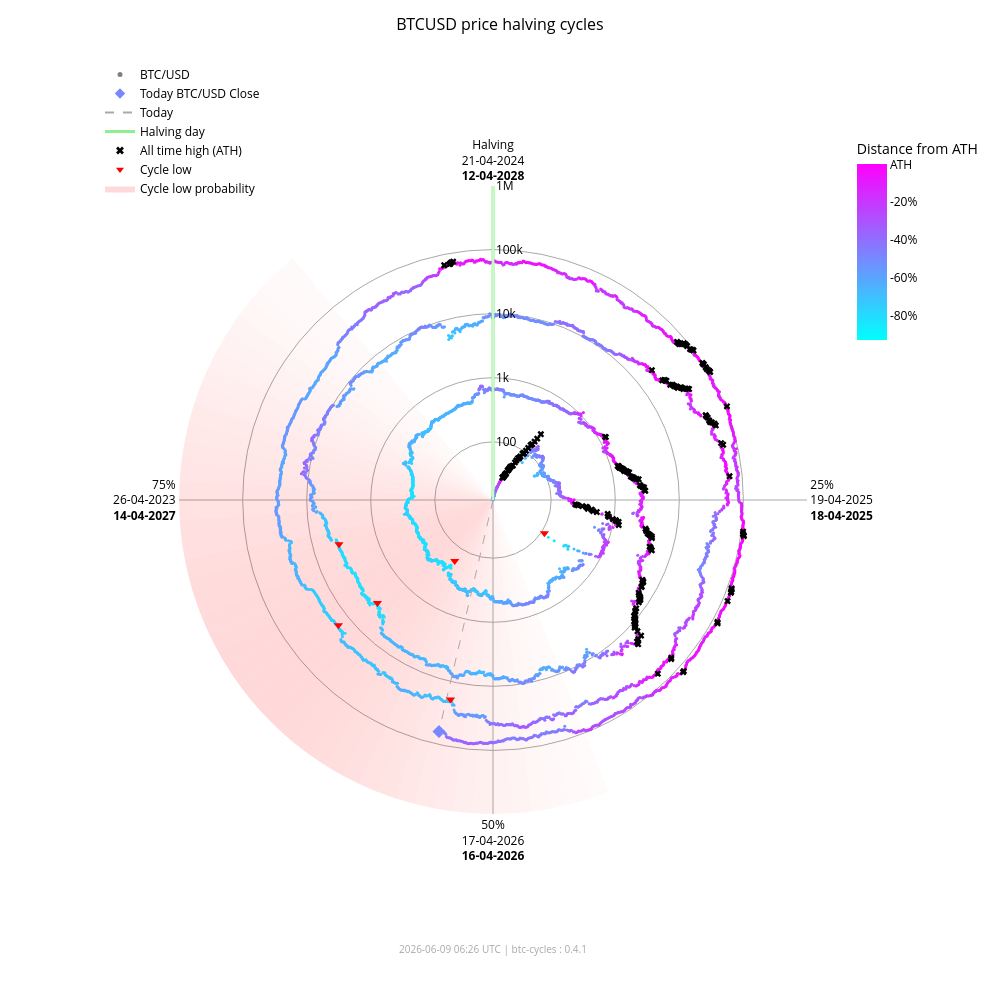

Notebook code for this chart:
### Markdown cell above
### Interactive chart (plotly)

### Code cell
fig_interactive = btc.plot(
    kind="interactive",
    from_date="2012-11-28",
)
# plotly config for interactivity
config = {"scrollZoom": True, "displayModeBar": True}
# display in notebook
fig_interactive.show(config=config)

### Figure 1 — Plotly figure (JSON) as saved in the notebook; plotly's stock layout.template omitted (floating-point values rounded to 4 significant figures; data arrays with more than 128 entries replaced by an {"elided": "..."} marker saying what was removed)
{"data": [{"fill": "toself", "fillcolor": "rgba(255,0,0,0.017168280509461755)", "hoverinfo": "skip", "line": {"width": 0}, "mode": "lines", "r": [12.35, 1000000, 1000000, 12.35, 12.35], "showlegend": false, "theta": [158.4, 158.4, 162.0, 162.0, 158.4], "type": "scatterpolar"}, {"fill": "toself", "fillcolor": "rgba(255,0,0,0.022114794501891175)", "hoverinfo": "skip", "line": {"width": 0}, "mode": "lines", "r": [12.35, 1000000, 1000000, 12.35, 12.35], "showlegend": false, "theta": [162.0, 162.0, 165.6, 165.6, 162.0], "type": "scatterpolar"}, {"fill": "toself", "fillcolor": "rgba(255,0,0,0.02790404259511669)", "hoverinfo": "skip", "line": {"width": 0}, "mode": "lines", "r": [12.35, 1000000, 1000000, 12.35, 12.35], "showlegend": false, "theta": [165.6, 165.6, 169.2, 169.2, 165.6], "type": "scatterpolar"}, {"fill": "toself", "fillcolor": "rgba(255,0,0,0.034518294852420334)", "hoverinfo": "skip", "line": {"width": 0}, "mode": "lines", "r": [12.35, 1000000, 1000000, 12.35, 12.35], "showlegend": false, "theta": [169.2, 169.2, 172.8, 172.8, 169.2], "type": "scatterpolar"}, {"fill": "toself", "fillcolor": "rgba(255,0,0,0.041901979682821514)", "hoverinfo": "skip", "line": {"width": 0}, "mode": "lines", "r": [12.35, 1000000, 1000000, 12.35, 12.35], "showlegend": false, "theta": [172.8, 172.8, 176.4, 176.4, 172.8], "type": "scatterpolar"}, {"fill": "toself", "fillcolor": "rgba(255,0,0,0.04996405861294358)", "hoverinfo": "skip", "line": {"width": 0}, "mode": "lines", "r": [12.35, 1000000, 1000000, 12.35, 12.35], "showlegend": false, "theta": [176.4, 176.4, 180.0, 180.0, 176.4], "type": "scatterpolar"}, {"fill": "toself", "fillcolor": "rgba(255,0,0,0.05858349692240514)", "hoverinfo": "skip", "line": {"width": 0}, "mode": "lines", "r": [12.35, 1000000, 1000000, 12.35, 12.35], "showlegend": false, "theta": [180.0, 180.0, 183.6, 183.6, 180.0], "type": "scatterpolar"}, {"fill": "toself", "fillcolor": "rgba(255,0,0,0.06761662035375064)", "hoverinfo": "skip", "line": {"width": 0}, "mode": "lines", "r": [12.35, 1000000, 1000000, 12.35, 12.35], "showlegend": false, "theta": [183.6, 183.6, 187.2, 187.2, 183.6], "type": "scatterpolar"}, {"fill": "toself", "fillcolor": "rgba(255,0,0,0.07690481219944661)", "hoverinfo": "skip", "line": {"width": 0}, "mode": "lines", "r": [12.35, 1000000, 1000000, 12.35, 12.35], "showlegend": false, "theta": [187.2, 187.2, 190.8, 190.8, 187.2], "type": "scatterpolar"}, {"fill": "toself", "fillcolor": "rgba(255,0,0,0.08628112000611096)", "hoverinfo": "skip", "line": {"width": 0}, "mode": "lines", "r": [12.35, 1000000, 1000000, 12.35, 12.35], "showlegend": false, "theta": [190.8, 190.8, 194.4, 194.4, 190.8], "type": "scatterpolar"}, {"fill": "toself", "fillcolor": "rgba(255,0,0,0.09557490841018089)", "hoverinfo": "skip", "line": {"width": 0}, "mode": "lines", "r": [12.35, 1000000, 1000000, 12.35, 12.35], "showlegend": false, "theta": [194.4, 194.4, 198.0, 198.0, 194.4], "type": "scatterpolar"}, {"fill": "toself", "fillcolor": "rgba(255,0,0,0.10461455782963762)", "hoverinfo": "skip", "line": {"width": 0}, "mode": "lines", "r": [12.35, 1000000, 1000000, 12.35, 12.35], "showlegend": false, "theta": [198.0, 198.0, 201.6, 201.6, 198.0], "type": "scatterpolar"}, {"fill": "toself", "fillcolor": "rgba(255,0,0,0.11322908719652829)", "hoverinfo": "skip", "line": {"width": 0}, "mode": "lines", "r": [12.35, 1000000, 1000000, 12.35, 12.35], "showlegend": false, "theta": [201.6, 201.6, 205.2, 205.2, 201.6], "type": "scatterpolar"}, {"fill": "toself", "fillcolor": "rgba(255,0,0,0.12125015337052986)", "hoverinfo": "skip", "line": {"width": 0}, "mode": "lines", "r": [12.35, 1000000, 1000000, 12.35, 12.35], "showlegend": false, "theta": [205.2, 205.2, 208.8, 208.8, 205.2], "type": "scatterpolar"}, {"fill": "toself", "fillcolor": "rgba(255,0,0,0.12851590515331976)", "hoverinfo": "skip", "line": {"width": 0}, "mode": "lines", "r": [12.35, 1000000, 1000000, 12.35, 12.35], "showlegend": false, "theta": [208.8, 208.8, 212.4, 212.4, 208.8], "type": "scatterpolar"}, {"fill": "toself", "fillcolor": "rgba(255,0,0,0.13487757461161184)", "hoverinfo": "skip", "line": {"width": 0}, "mode": "lines", "r": [12.35, 1000000, 1000000, 12.35, 12.35], "showlegend": false, "theta": [212.4, 212.4, 216.0, 216.0, 212.4], "type": "scatterpolar"}, {"fill": "toself", "fillcolor": "rgba(255,0,0,0.14020862181849592)", "hoverinfo": "skip", "line": {"width": 0}, "mode": "lines", "r": [12.35, 1000000, 1000000, 12.35, 12.35], "showlegend": false, "theta": [216.0, 216.0, 219.6, 219.6, 216.0], "type": "scatterpolar"}, {"fill": "toself", "fillcolor": "rgba(255,0,0,0.14441504950654527)", "hoverinfo": "skip", "line": {"width": 0}, "mode": "lines", "r": [12.35, 1000000, 1000000, 12.35, 12.35], "showlegend": false, "theta": [219.6, 219.6, 223.2, 223.2, 219.6], "type": "scatterpolar"}, {"fill": "toself", "fillcolor": "rgba(255,0,0,0.14744459351271713)", "hoverinfo": "skip", "line": {"width": 0}, "mode": "lines", "r": [12.35, 1000000, 1000000, 12.35, 12.35], "showlegend": false, "theta": [223.2, 223.2, 226.8, 226.8, 223.2], "type": "scatterpolar"}, {"fill": "toself", "fillcolor": "rgba(255,0,0,0.14929223192296423)", "hoverinfo": "skip", "line": {"width": 0}, "mode": "lines", "r": [12.35, 1000000, 1000000, 12.35, 12.35], "showlegend": false, "theta": [226.8, 226.8, 230.4, 230.4, 226.8], "type": "scatterpolar"}, {"fill": "toself", "fillcolor": "rgba(255,0,0,0.15)", "hoverinfo": "skip", "line": {"width": 0}, "mode": "lines", "r": [12.35, 1000000, 1000000, 12.35, 12.35], "showlegend": false, "theta": [230.4, 230.4, 234.0, 234.0, 230.4], "type": "scatterpolar"}, {"fill": "toself", "fillcolor": "rgba(255,0,0,0.14965033825231114)", "hoverinfo": "skip", "line": {"width": 0}, "mode": "lines", "r": [12.35, 1000000, 1000000, 12.35, 12.35], "showlegend": false, "theta": [234.0, 234.0, 237.6, 237.6, 234.0], "type": "scatterpolar"}, {"fill": "toself", "fillcolor": "rgba(255,0,0,0.14835378057909807)", "hoverinfo": "skip", "line": {"width": 0}, "mode": "lines", "r": [12.35, 1000000, 1000000, 12.35, 12.35], "showlegend": false, "theta": [237.6, 237.6, 241.2, 241.2, 237.6], "type": "scatterpolar"}, {"fill": "toself", "fillcolor": "rgba(255,0,0,0.14623322283554635)", "hoverinfo": "skip", "line": {"width": 0}, "mode": "lines", "r": [12.35, 1000000, 1000000, 12.35, 12.35], "showlegend": false, "theta": [241.2, 241.2, 244.8, 244.8, 241.2], "type": "scatterpolar"}, {"fill": "toself", "fillcolor": "rgba(255,0,0,0.1434078538226231)", "hoverinfo": "skip", "line": {"width": 0}, "mode": "lines", "r": [12.35, 1000000, 1000000, 12.35, 12.35], "showlegend": false, "theta": [244.8, 244.8, 248.4, 248.4, 244.8], "type": "scatterpolar"}, {"fill": "toself", "fillcolor": "rgba(255,0,0,0.13997983179373427)", "hoverinfo": "skip", "line": {"width": 0}, "mode": "lines", "r": [12.35, 1000000, 1000000, 12.35, 12.35], "showlegend": false, "theta": [248.4, 248.4, 252.0, 252.0, 248.4], "type": "scatterpolar"}, {"fill": "toself", "fillcolor": "rgba(255,0,0,0.13602598258454268)", "hoverinfo": "skip", "line": {"width": 0}, "mode": "lines", "r": [12.35, 1000000, 1000000, 12.35, 12.35], "showlegend": false, "theta": [252.0, 252.0, 255.6, 255.6, 252.0], "type": "scatterpolar"}, {"fill": "toself", "fillcolor": "rgba(255,0,0,0.13159547355344953)", "hoverinfo": "skip", "line": {"width": 0}, "mode": "lines", "r": [12.35, 1000000, 1000000, 12.35, 12.35], "showlegend": false, "theta": [255.6, 255.6, 259.2, 259.2, 255.6], "type": "scatterpolar"}, {"fill": "toself", "fillcolor": "rgba(255,0,0,0.12671301775492697)", "hoverinfo": "skip", "line": {"width": 0}, "mode": "lines", "r": [12.35, 1000000, 1000000, 12.35, 12.35], "showlegend": false, "theta": [259.2, 259.2, 262.8, 262.8, 259.2], "type": "scatterpolar"}, {"fill": "toself", "fillcolor": "rgba(255,0,0,0.12138610149219965)", "hoverinfo": "skip", "line": {"width": 0}, "mode": "lines", "r": [12.35, 1000000, 1000000, 12.35, 12.35], "showlegend": false, "theta": [262.8, 262.8, 266.4, 266.4, 262.8], "type": "scatterpolar"}, {"fill": "toself", "fillcolor": "rgba(255,0,0,0.1156142551644921)", "hoverinfo": "skip", "line": {"width": 0}, "mode": "lines", "r": [12.35, 1000000, 1000000, 12.35, 12.35], "showlegend": false, "theta": [266.4, 266.4, 270.0, 270.0, 266.4], "type": "scatterpolar"}, {"fill": "toself", "fillcolor": "rgba(255,0,0,0.10939851441251548)", "hoverinfo": "skip", "line": {"width": 0}, "mode": "lines", "r": [12.35, 1000000, 1000000, 12.35, 12.35], "showlegend": false, "theta": [270.0, 270.0, 273.6, 273.6, 270.0], "type": "scatterpolar"}, {"fill": "toself", "fillcolor": "rgba(255,0,0,0.10274974912946185)", "hoverinfo": "skip", "line": {"width": 0}, "mode": "lines", "r": [12.35, 1000000, 1000000, 12.35, 12.35], "showlegend": false, "theta": [273.6, 273.6, 277.2, 277.2, 273.6], "type": "scatterpolar"}, {"fill": "toself", "fillcolor": "rgba(255,0,0,0.09569517349791425)", "hoverinfo": "skip", "line": {"width": 0}, "mode": "lines", "r": [12.35, 1000000, 1000000, 12.35, 12.35], "showlegend": false, "theta": [277.2, 277.2, 280.8, 280.8, 277.2], "type": "scatterpolar"}, {"fill": "toself", "fillcolor": "rgba(255,0,0,0.08828282625646727)", "hoverinfo": "skip", "line": {"width": 0}, "mode": "lines", "r": [12.35, 1000000, 1000000, 12.35, 12.35], "showlegend": false, "theta": [280.8, 280.8, 284.4, 284.4, 280.8], "type": "scatterpolar"}, {"fill": "toself", "fillcolor": "rgba(255,0,0,0.08058400018765345)", "hoverinfo": "skip", "line": {"width": 0}, "mode": "lines", "r": [12.35, 1000000, 1000000, 12.35, 12.35], "showlegend": false, "theta": [284.4, 284.4, 288.0, 288.0, 284.4], "type": "scatterpolar"}, {"fill": "toself", "fillcolor": "rgba(255,0,0,0.07269354608292704)", "hoverinfo": "skip", "line": {"width": 0}, "mode": "lines", "r": [12.35, 1000000, 1000000, 12.35, 12.35], "showlegend": false, "theta": [288.0, 288.0, 291.6, 291.6, 288.0], "type": "scatterpolar"}, {"fill": "toself", "fillcolor": "rgba(255,0,0,0.06472784449068783)", "hoverinfo": "skip", "line": {"width": 0}, "mode": "lines", "r": [12.35, 1000000, 1000000, 12.35, 12.35], "showlegend": false, "theta": [291.6, 291.6, 295.2, 295.2, 291.6], "type": "scatterpolar"}, {"fill": "toself", "fillcolor": "rgba(255,0,0,0.05682021976743955)", "hoverinfo": "skip", "line": {"width": 0}, "mode": "lines", "r": [12.35, 1000000, 1000000, 12.35, 12.35], "showlegend": false, "theta": [295.2, 295.2, 298.8, 298.8, 295.2], "type": "scatterpolar"}, {"fill": "toself", "fillcolor": "rgba(255,0,0,0.04911378436707333)", "hoverinfo": "skip", "line": {"width": 0}, "mode": "lines", "r": [12.35, 1000000, 1000000, 12.35, 12.35], "showlegend": false, "theta": [298.8, 298.8, 302.4, 302.4, 298.8], "type": "scatterpolar"}, {"fill": "toself", "fillcolor": "rgba(255,0,0,0.04175213714896469)", "hoverinfo": "skip", "line": {"width": 0}, "mode": "lines", "r": [12.35, 1000000, 1000000, 12.35, 12.35], "showlegend": false, "theta": [302.4, 302.4, 306.0, 306.0, 302.4], "type": "scatterpolar"}, {"fill": "toself", "fillcolor": "rgba(255,0,0,0.034868865657538876)", "hoverinfo": "skip", "line": {"width": 0}, "mode": "lines", "r": [12.35, 1000000, 1000000, 12.35, 12.35], "showlegend": false, "theta": [306.0, 306.0, 309.6, 309.6, 306.0], "type": "scatterpolar"}, {"fill": "toself", "fillcolor": "rgba(255,0,0,0.02857722515334582)", "hoverinfo": "skip", "line": {"width": 0}, "mode": "lines", "r": [12.35, 1000000, 1000000, 12.35, 12.35], "showlegend": false, "theta": [309.6, 309.6, 313.2, 313.2, 309.6], "type": "scatterpolar"}, {"fill": "toself", "fillcolor": "rgba(255,0,0,0.022961515313555197)", "hoverinfo": "skip", "line": {"width": 0}, "mode": "lines", "r": [12.35, 1000000, 1000000, 12.35, 12.35], "showlegend": false, "theta": [313.2, 313.2, 316.8, 316.8, 313.2], "type": "scatterpolar"}, {"fill": "toself", "fillcolor": "rgba(255,0,0,0.01807146942917362)", "hoverinfo": "skip", "line": {"width": 0}, "mode": "lines", "r": [12.35, 1000000, 1000000, 12.35, 12.35], "showlegend": false, "theta": [316.8, 316.8, 320.4, 320.4, 316.8], "type": "scatterpolar"}, {"hoverinfo": "text", "marker": {"color": {"elided": "4942 str values"}, "size": 3}, "mode": "markers", "r": {"elided": "4942 float values"}, "showlegend": false, "text": {"elided": "4942 str values"}, "theta": {"elided": "4942 float values"}, "type": "scatterpolar"}, {"hoverinfo": "skip", "line": {"color": "lightgreen", "width": 3}, "mode": "lines", "r": [12.35, 1000000], "showlegend": false, "theta": [0, 0], "type": "scatterpolar"}, {"hoverinfo": "skip", "line": {"color": "darkgrey", "dash": "dash", "width": 1}, "mode": "lines", "r": [12.35, 63430.0], "showlegend": false, "theta": [193.1, 193.1], "type": "scatterpolar"}, {"hoverinfo": "text", "marker": {"color": "#7887ff", "size": 10, "symbol": "diamond"}, "mode": "markers", "r": [63430.0], "showlegend": false, "text": ["Today<br>Date: 2026-06-09<br>Price: $63,428.42"], "theta": [193.1], "type": "scatterpolar"}, {"hoverinfo": "text", "marker": {"color": "black", "size": 6, "symbol": "x"}, "mode": "markers", "r": {"elided": "195 float values"}, "showlegend": false, "text": {"elided": "195 str values"}, "theta": {"elided": "195 float values"}, "type": "scatterpolar"}, {"hoverinfo": "text", "marker": {"color": "red", "size": 8, "symbol": "triangle-down"}, "mode": "markers", "r": [111.6, 164.9, 3233.0, 3925.0, 18950.0, 15760.0], "showlegend": false, "text": ["Cycle Low<br>Date: 2014-02-21<br>Price: $111.56<br>ATH distance: -91.0%", "Cycle Low<br>Date: 2015-01-14<br>Price: $164.92<br>ATH distance: -86.7%", "Cycle Low<br>Date: 2018-12-15<br>Price: $3,232.51<br>ATH distance: -83.3%", "Cycle Low<br>Date: 2019-03-25<br>Price: $3,924.55<br>ATH distance: -79.7%", "Cycle Low<br>Date: 2022-06-18<br>Price: $18,954.25<br>ATH distance: -71.9%", "Cycle Low<br>Date: 2022-11-21<br>Price: $15,760.19<br>ATH distance: -76.7%"], "theta": [122.8, 212.1, 228.3, 254.0, 192.0, 231.0], "type": "scatterpolar"}, {"marker": {"color": "grey", "size": 5}, "mode": "markers", "name": "BTC/USD", "r": [null], "theta": [null], "type": "scatterpolar"}, {"marker": {"color": "#7887ff", "size": 8, "symbol": "diamond"}, "mode": "markers", "name": "Today BTC/USD Close", "r": [null], "theta": [null], "type": "scatterpolar"}, {"line": {"color": "darkgrey", "dash": "dash"}, "mode": "lines", "name": "Today", "r": [null], "theta": [null], "type": "scatterpolar"}, {"line": {"color": "lightgreen", "width": 3}, "mode": "lines", "name": "Halving day", "r": [null], "theta": [null], "type": "scatterpolar"}, {"marker": {"color": "black", "size": 7, "symbol": "x"}, "mode": "markers", "name": "All time high (ATH)", "r": [null], "theta": [null], "type": "scatterpolar"}, {"marker": {"color": "red", "size": 7, "symbol": "triangle-down"}, "mode": "markers", "name": "Cycle low", "r": [null], "theta": [null], "type": "scatterpolar"}, {"fill": "toself", "fillcolor": "rgba(255,0,0,0.15)", "line": {"width": 0}, "mode": "lines", "name": "Cycle low probability", "r": [null], "theta": [null], "type": "scatterpolar"}, {"hoverinfo": "skip", "marker": {"cmax": 0, "cmin": -0.9307, "color": [0], "colorbar": {"len": 0.25, "ticktext": ["ATH", "-20%", "-40%", "-60%", "-80%", "-100%"], "tickvals": [0, -0.2, -0.4, -0.6, -0.8, -1.0], "title": {"text": "Distance from ATH"}, "x": 0.95, "y": 0.92, "yanchor": "top"}, "colorscale": {"elided": "256x2 mixed values"}, "showscale": true, "size": 0}, "mode": "markers", "r": [null], "showlegend": false, "theta": [null], "type": "scatterpolar"}], "layout": {"annotations": [{"font": {"color": "darkgrey", "size": 10}, "showarrow": false, "text": "2026-06-09 06:26 UTC | btc-cycles : 0.4.1", "x": 0.5, "xref": "paper", "y": -0.02, "yref": "paper"}], "font": {"color": "black"}, "height": 1000, "legend": {"bgcolor": "rgba(0,0,0,0)", "font": {"color": "black"}, "x": 0.0, "y": 1.0}, "margin": {"b": 60, "l": 100, "r": 80, "t": 60}, "paper_bgcolor": "white", "plot_bgcolor": "white", "polar": {"angularaxis": {"color": "black", "direction": "clockwise", "gridcolor": "darkgrey", "rotation": 90, "ticktext": ["Halving<br>21-04-2024<br><b>12-04-2028</b>", "25%<br>19-04-2025<br><b>18-04-2025</b>", "50%<br>17-04-2026<br><b>16-04-2026</b>", "75%<br>26-04-2023<br><b>14-04-2027</b>"], "tickvals": [0, 90, 180, 270]}, "bgcolor": "white", "domain": {"x": [0.1, 0.9], "y": [0.05, 0.95]}, "radialaxis": {"angle": 90, "color": "black", "gridcolor": "darkgrey", "range": [1.092, 6.0], "tickangle": 90, "ticktext": ["100", "1k", "10k", "100k", "1M"], "tickvals": [100, 1000, 10000, 100000, 1000000], "type": "log"}}, "title": {"font": {"color": "black", "size": 16}, "text": "BTCUSD price halving cycles", "x": 0.5}, "width": 1000}}
